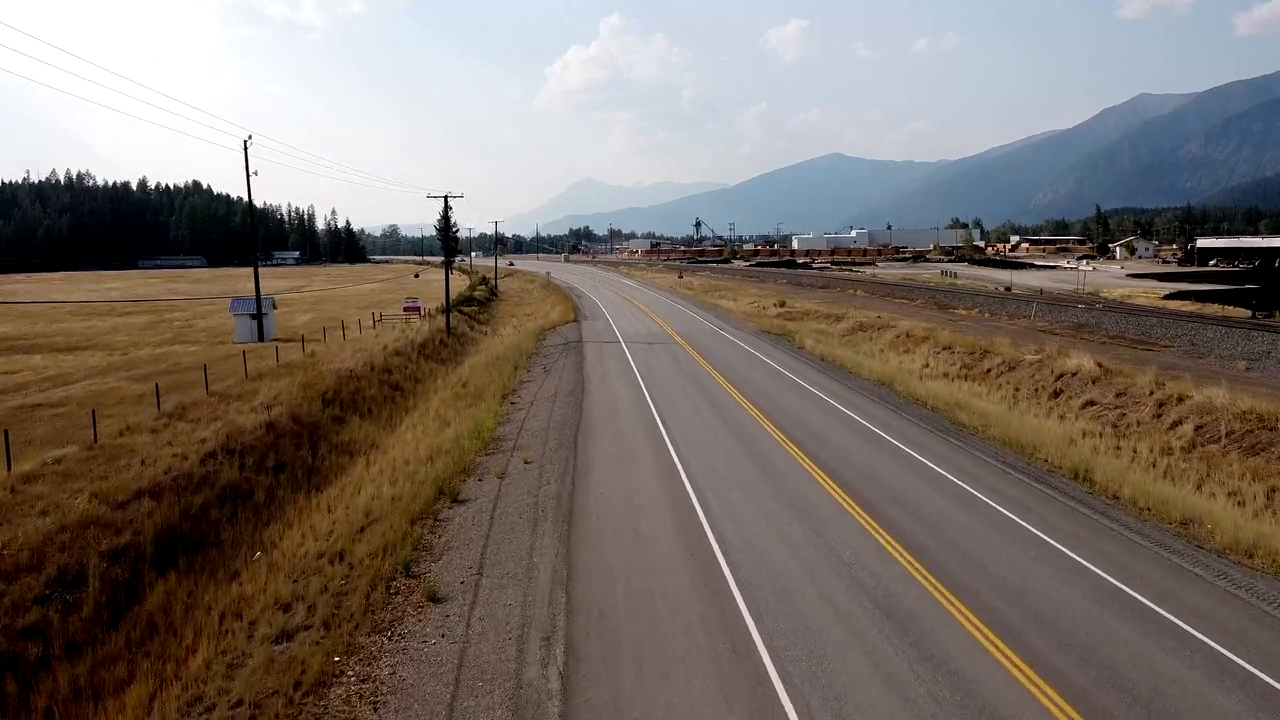
#> input picture frame 30 of serit/video1.mp4, 1280 x 720 px
$ python serit.py
#> lines starting #> are read from the running program, lines starting #| are printed output that depends on the picture; after the words box and inside, x2 and y2 are one past the last pixel; in counts of white or black regions, pixels touching at a corner belong together
import cv2
import numpy as np

def region_of_interest(image, vertices):
    mask = np.zeros_like(image)

    match_mask_color = 255

    cv2.fillPoly(mask, vertices, match_mask_color)
    masked_image = cv2.bitwise_and(image, mask)
    return masked_image

def drawLines(image, lines):

    image = np.copy(image)
    blank_image = np.zeros((image.shape[0], image.shape[1],3),dtype = np.uint8)

    for line in lines:
        for x1,y1,x2,y2 in line:
            cv2.line(blank_image, (x1,y1),(x2,y2),(0,255,0),thickness = 10)

    image = cv2.addWeighted(image, 0.8, blank_image, 1, 0.0)
    return image

def process(image):
    height, width = img.shape[0], img.shape[1]

    region_of_interest_vertices = [(0, height), (width/2, height/2), (width, height)]

    gray_image = cv2.cvtColor(image, cv2.COLOR_BGR2GRAY)
    canny_image = cv2.Canny(gray_image, 250, 120)
    cropped_image = region_of_interest(canny_image, np.array([region_of_interest_vertices], np.int32))
    lines = cv2.HoughLinesP(cropped_image, rho = 2, theta = np.pi/180, threshold = 180, lines = np.array([]),minLineLength = 130, maxLineGap = 4)
    # print(lines)
    imageWithLine = drawLines(image, lines)
    return imageWithLine

cap = cv2.VideoCapture("video1.mp4")

while True:
    success, img = cap.read()
#> img is the input picture: shape (720, 1280, 3); mean B, G, R 105.4, 112.4, 122.6
    if not success:
        break
    img = process(img)
#> in process, `canny_image = cv2.Canny(gray_image, 250, 120)`:
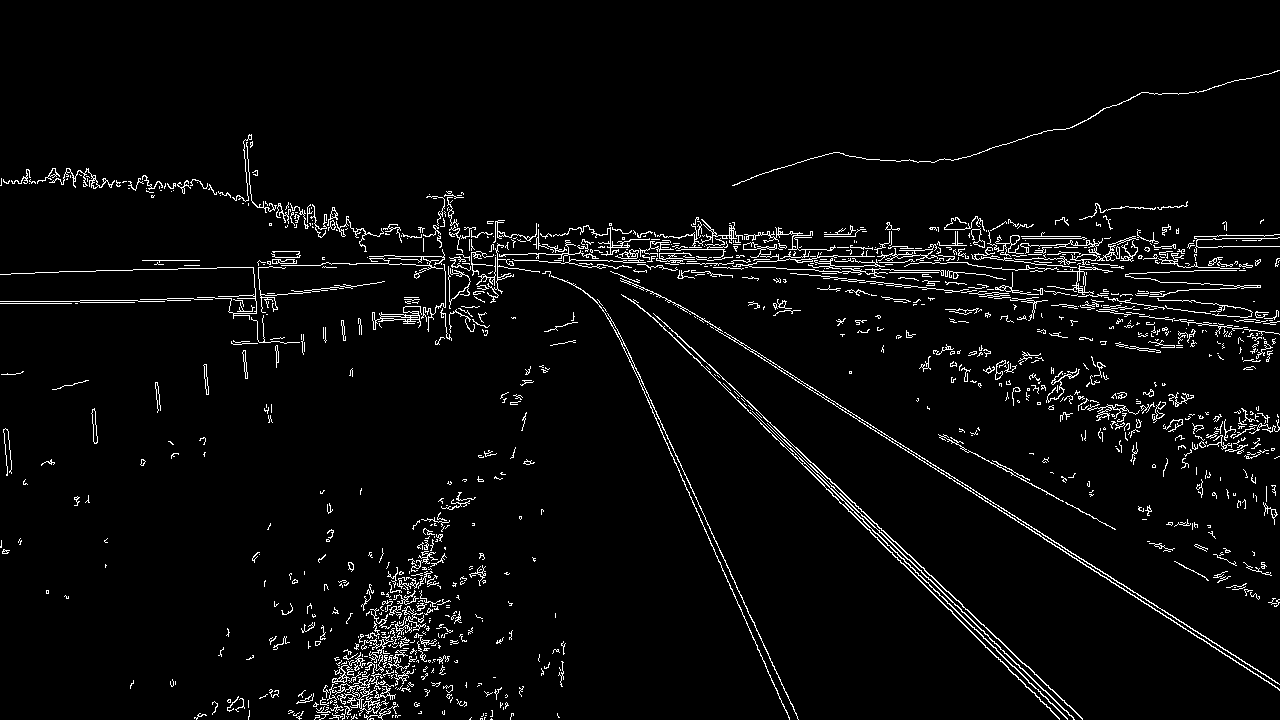
#> canny_image: shape (720, 1280); 3.8% white in thin lines or dots
#> in region_of_interest, `masked_image = cv2.bitwise_and(image, mask)`:
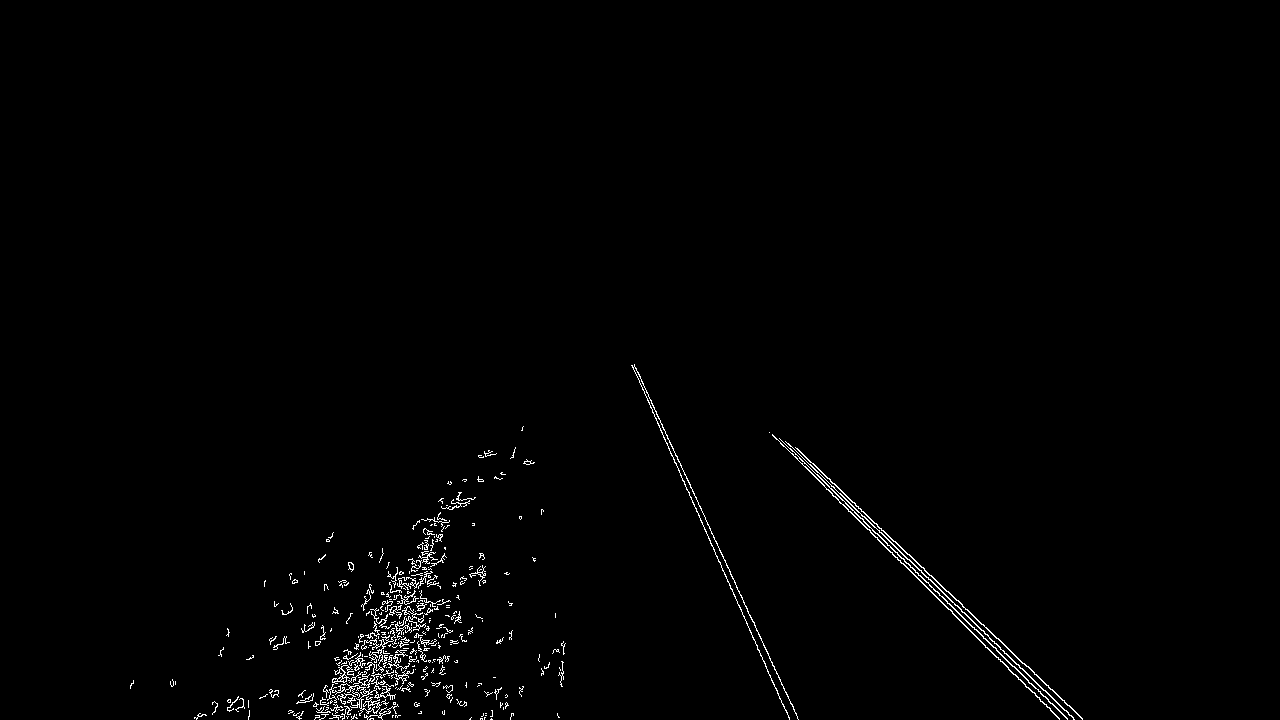
#> masked_image: shape (720, 1280); 0.97% white in thin lines or dots, all inside (x1, y1, x2, y2) = (130, 364, 1083, 720)
#> in process, `lines = cv2.HoughLinesP(cropped_image, rho = 2, theta = np.pi/180, thr..`: lines = [[892, 552, 1059, 719], [634, 364, 730, 571], [851, 501, 1013, 653], [841, 499, 1067, 718], [631, 365, 789, 719], [864, 516, 1017, 664], [646, 392, 797, 716], [822, 483, 1000, 661]]
#> the loop in drawLines, `for line in lines:` made 8 passes
#> after the loop in drawLines, `for line in lines:`:
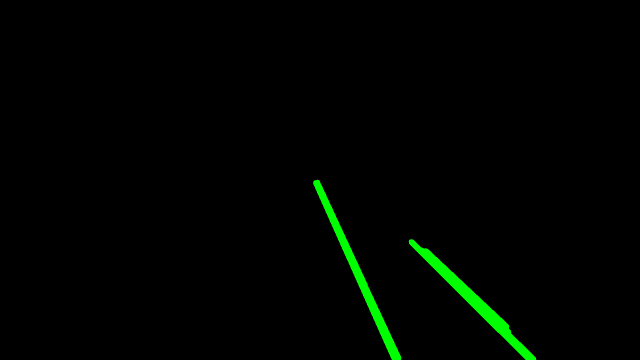
#> blank_image: shape (720, 1280, 3) (shown at 1/2 size); mean of channels 0, 1, 2 0, 3.8, 0; drawn as B, G, R
#> in drawLines, `image = cv2.addWeighted(image, 0.8, blank_image, 1, 0.0)`:
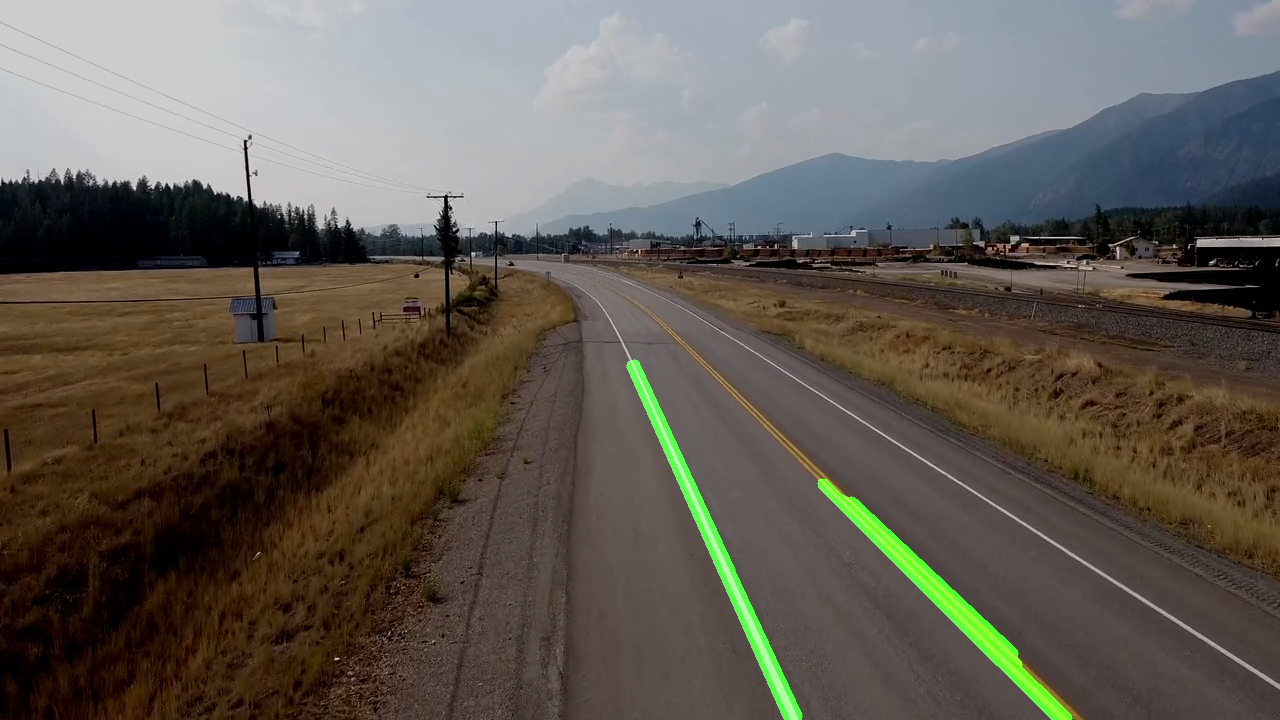
#> image: shape (720, 1280, 3); mean B, G, R 84.3, 92.2, 98.1
    cv2.imshow("img", img)

    # q tuşu ile çıkış
    if cv2.waitKey(20) & 0xFF == ord('q'):
#> (key q is pressed here)
        print("Kullanıcı çıkış yaptı.")
        break

cap.release()
cv2.destroyAllWindows()

$ run again, starting later in the video
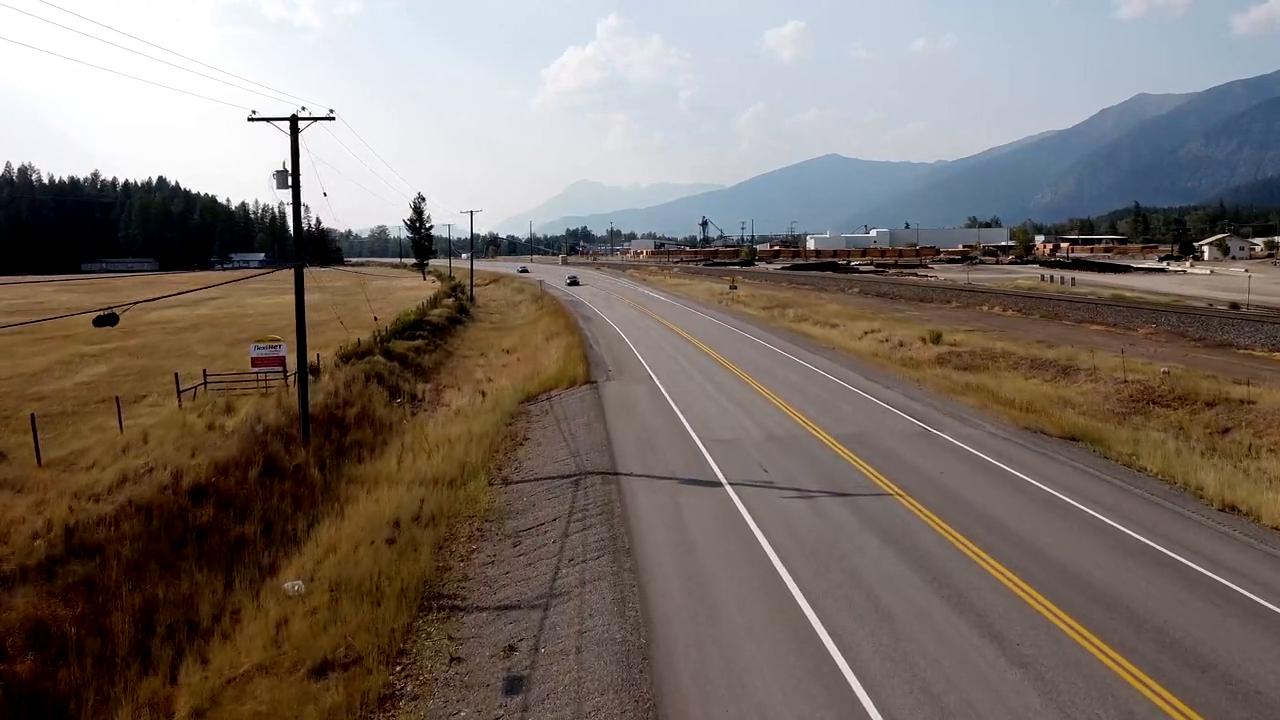
#> input picture frame 137 of serit/video1.mp4, 1280 x 720 px
#> img is the input picture: shape (720, 1280, 3); mean B, G, R 104.7, 112.1, 122.4
#> in process, `canny_image = cv2.Canny(gray_image, 250, 120)`:
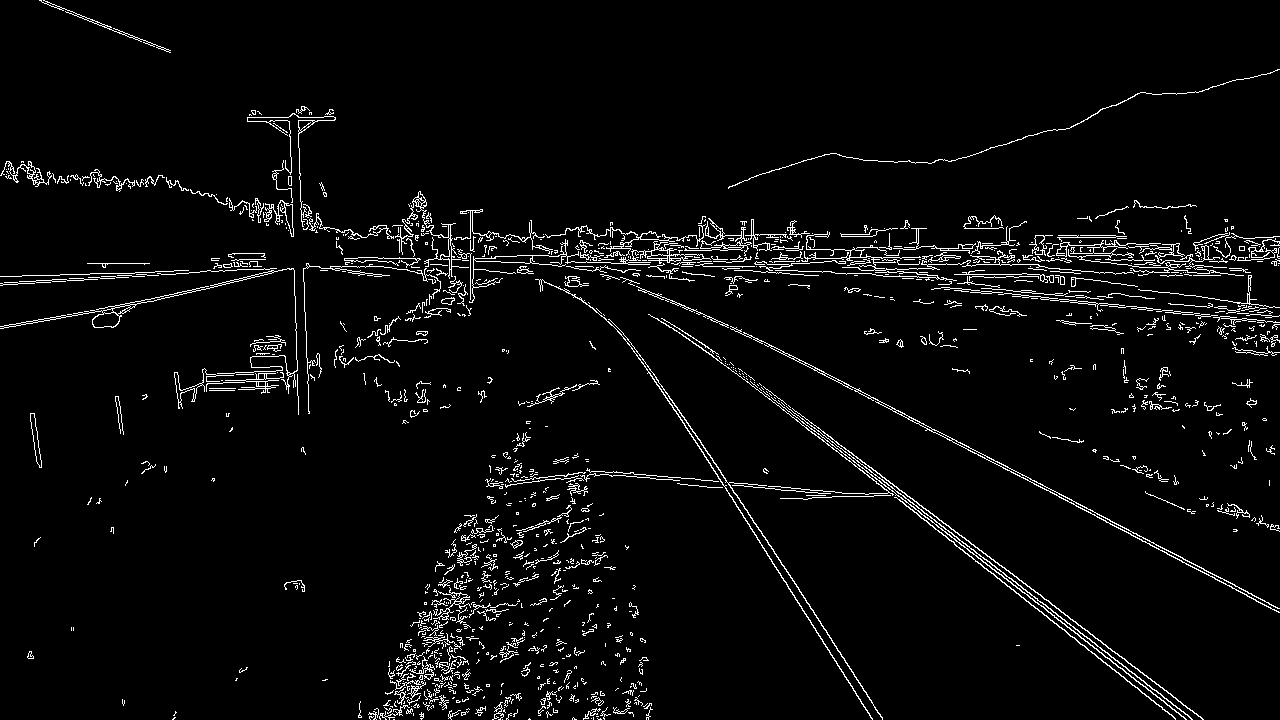
#> canny_image: shape (720, 1280); 3.9% white in thin lines or dots
#> mask: shape (720, 1280); 25% white; 1 white region, box (x1, y1, x2, y2) and area: (1, 360, 1280, 720) 230680
#> masked_image: shape (720, 1280); 1.1% white in thin lines or dots, all inside (x1, y1, x2, y2) = (122, 360, 1204, 720)
#> lines = [[659, 386, 759, 540], [756, 524, 882, 718], [945, 531, 1186, 719], [1051, 604, 1203, 719], [948, 539, 1172, 715], [778, 570, 871, 718], [983, 557, 1191, 719], [695, 479, 841, 492]]
#> the loop in drawLines, `for line in lines:` made 8 passes
#> in drawLines, `image = cv2.addWeighted(image, 0.8, blank_image, 1, 0.0)`:
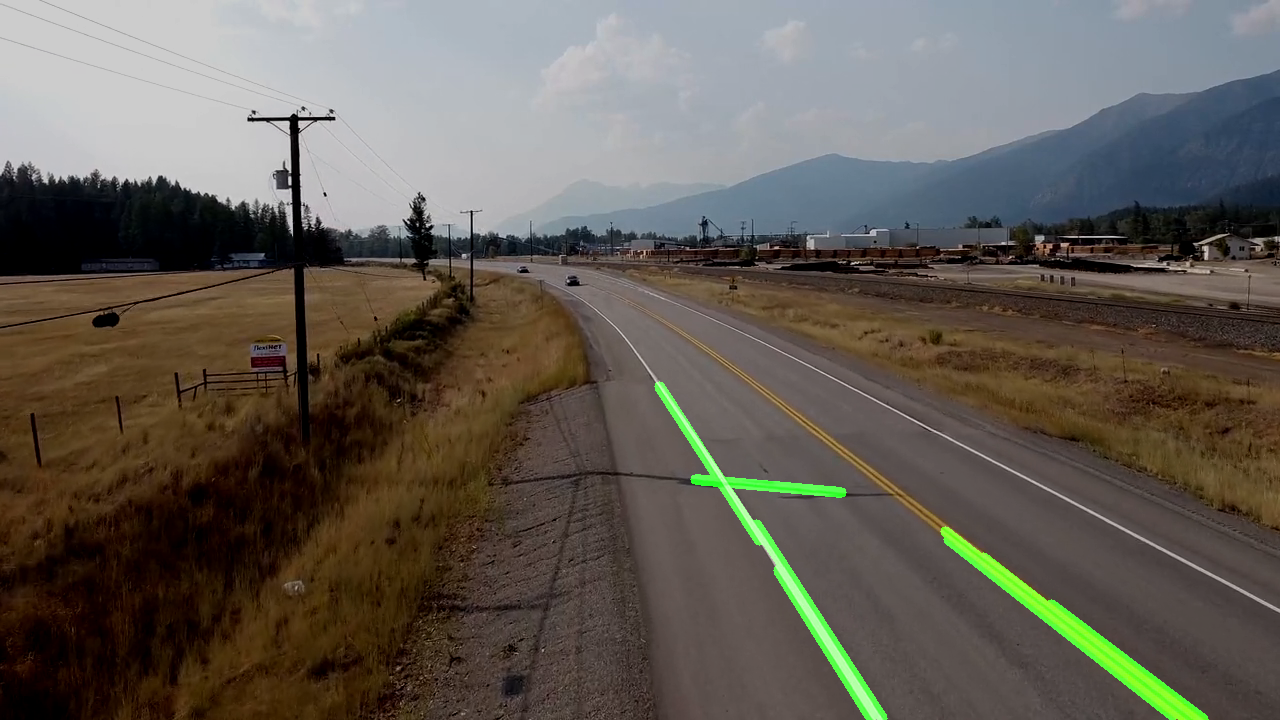
#> image: shape (720, 1280, 3); mean B, G, R 83.8, 92.1, 97.9

$ run again, starting later in the video
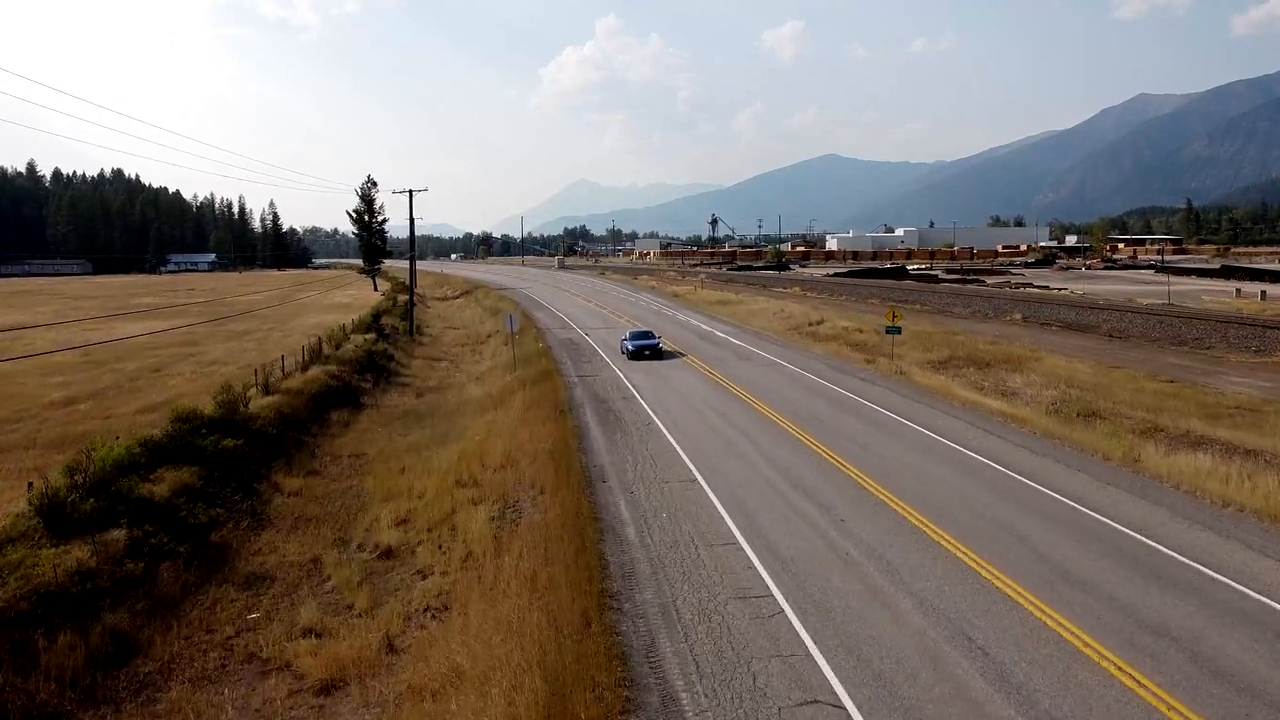
#> input picture frame 244 of serit/video1.mp4, 1280 x 720 px
#> img is the input picture: shape (720, 1280, 3); mean B, G, R 105.1, 113.5, 124.2
#> in process, `canny_image = cv2.Canny(gray_image, 250, 120)`:
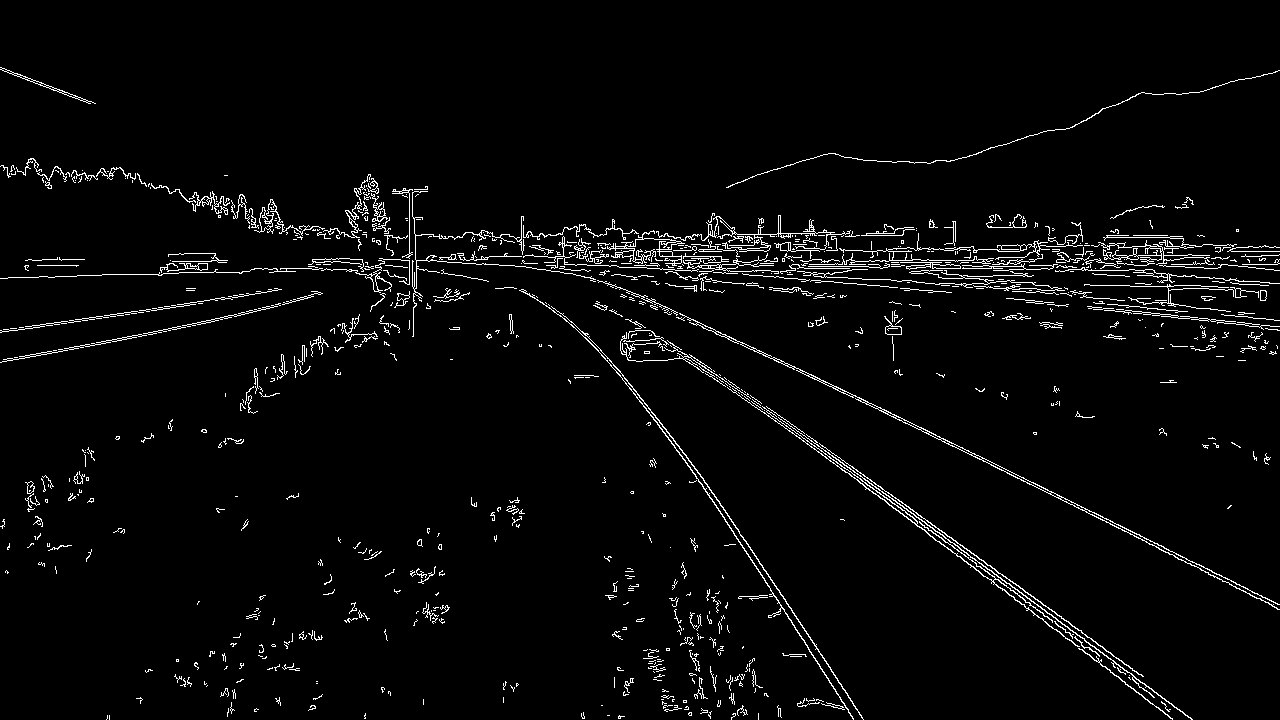
#> canny_image: shape (720, 1280); 3.2% white in thin lines or dots
#> mask: shape (720, 1280); 25% white; 1 white region, box (x1, y1, x2, y2) and area: (1, 360, 1280, 720) 230680
#> masked_image: shape (720, 1280); 0.67% white in thin lines or dots, all inside (x1, y1, x2, y2) = (106, 361, 1193, 720)
#> lines = [[939, 541, 1125, 682], [1058, 621, 1192, 719], [931, 523, 1142, 676], [692, 470, 852, 716], [927, 527, 1081, 643], [750, 549, 861, 715], [904, 508, 1114, 661]]
#> the loop in drawLines, `for line in lines:` made 7 passes
#> in drawLines, `image = cv2.addWeighted(image, 0.8, blank_image, 1, 0.0)`:
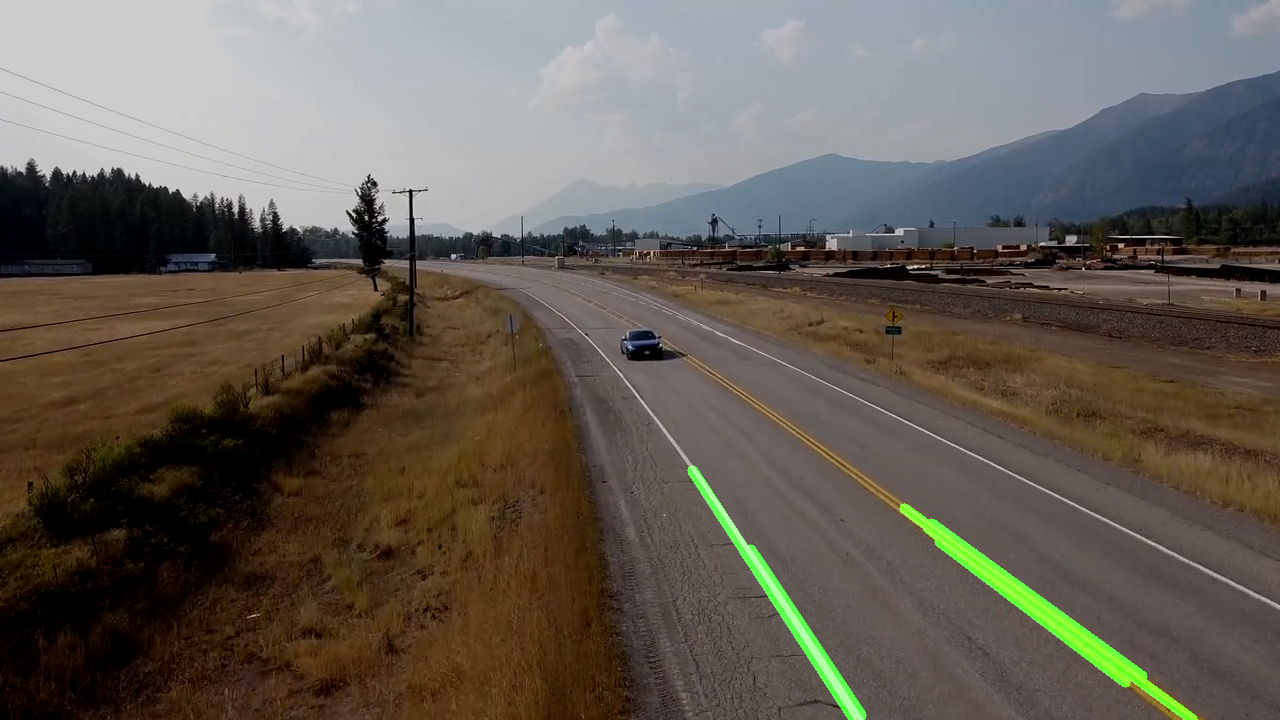
#> image: shape (720, 1280, 3); mean B, G, R 84.1, 92.7, 99.4
